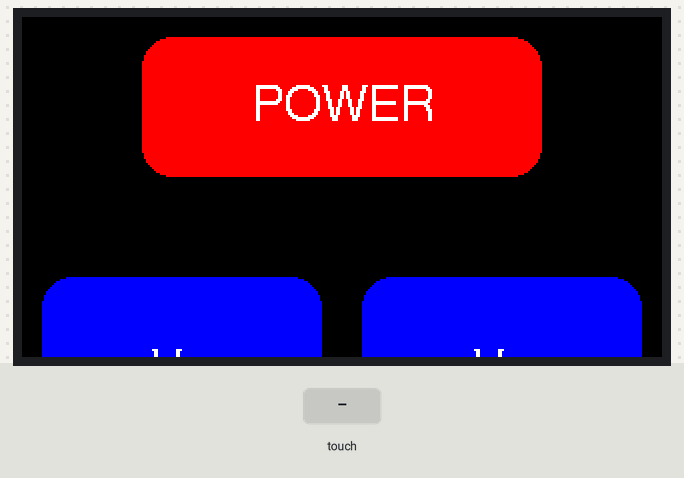
The sketch below on a simulated ESP32. On the bench: 320×170 colour display. Inputs (shaded band) come from the test bench. What the sketch prints to the serial monitor is not drawn.

Above: at 1.6 s.
1.7 s: touch panel pressed at 13 % / 30 % of its raw x / y range
At 1.81 s:
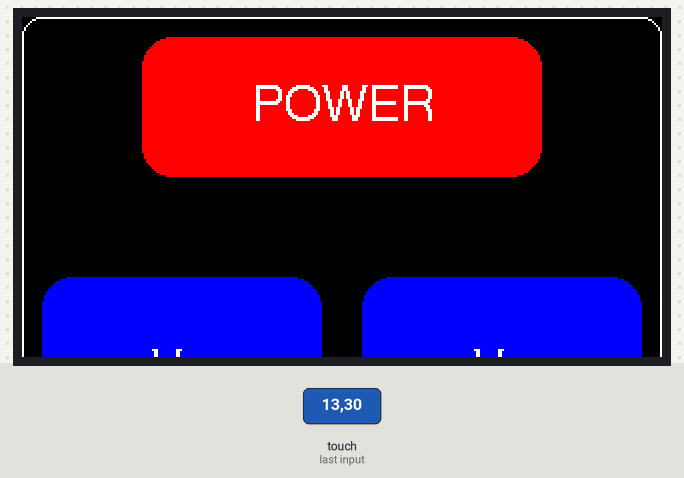
4.9 s: touch panel pressed at 62 % / 30 % of its raw x / y range
Timing chart, 0 to 7.9 s (numbered marks = the images above; inputs shaded):
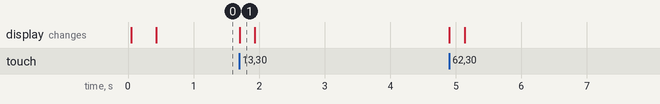

The sketch:

CYD_IR_Remote.ino
```cpp
// =============================================================================
// CYD_IR_Remote.ino
// -----------------------------------------------------------------------------
// Touchscreen remote control for the Hosyond 4" ESP32 CYD (model 3248S040).
// Displays POWER, VOL+, and VOL- buttons on the screen. When tapped, sends
// the corresponding command string to the M5StickC Plus via ESP-NOW.
// The M5 then fires the IR signal at your TV or device.
//
// Board:    Hosyond 4" ESP32 CYD — select "ESP32 Dev Module" in Arduino IDE
// Serial:   115200 baud (for touch debugging)
//
// -----------------------------------------------------------------------------
// SETUP CHECKLIST (do these before flashing):
//   1. Replace TFT_eSPI/User_Setup.h with the one in /docs (see README)
//   2. Run M5_MAC_Address.ino on the M5 and copy the MAC into broadcastAddress[]
//   3. Run CYD_Touch_Calibration.ino and update the map() values below
//   4. Make sure both devices are on the same WiFi channel (default: 1)
// =============================================================================

#include <TFT_eSPI.h>
#include <XPT2046_Touchscreen.h>
#include <WiFi.h>
#include <esp_now.h>
#include <esp_wifi.h>       // Required for esp_wifi_set_channel()

// -----------------------------------------------------------------------------
// Pin definitions for the 4" Hosyond CYD (model 3248S040)
// NOTE: These differ from the common 2.8" CYD.
//       The touch controller shares the TFT SPI bus on this model.
// -----------------------------------------------------------------------------
#define XPT2046_IRQ  36   // Touch interrupt — input only pin, do not change
#define XPT2046_MOSI 13   // Shared SPI bus with TFT
#define XPT2046_MISO 12   // Shared SPI bus with TFT
#define XPT2046_CLK  14   // Shared SPI bus with TFT
#define XPT2046_CS   33   // Touch chip select (TFT CS is pin 15, set in User_Setup.h)

// -----------------------------------------------------------------------------
// SPI bus and peripheral objects
// VSPI is used for both TFT and touch on this board.
// TFT_eSPI manages its own SPI internally; mySpi is passed to the touch library.
// -----------------------------------------------------------------------------
SPIClass mySpi = SPIClass(VSPI);
XPT2046_Touchscreen ts(XPT2046_CS, XPT2046_IRQ);
TFT_eSPI tft = TFT_eSPI();

// -----------------------------------------------------------------------------
// ESP-NOW target address
// Replace with your M5StickC Plus MAC address from M5_MAC_Address.ino
// -----------------------------------------------------------------------------
uint8_t broadcastAddress[] = {0xF0, 0x24, 0xF9, 0xBC, 0x1D, 0x1C};

// -----------------------------------------------------------------------------
// Touch debounce
// Prevents a single tap from sending multiple commands.
// Increase cooldown (ms) if buttons feel too sensitive.
// -----------------------------------------------------------------------------
unsigned long lastTouchTime = 0;
const unsigned long cooldown = 1000;   // Minimum ms between accepted taps

// -----------------------------------------------------------------------------
// drawButtons()
// Draws the three control buttons on the screen.
// Button positions are tuned to match this unit's touch calibration.
// If buttons feel misaligned on your unit, re-run CYD_Touch_Calibration.ino
// and adjust the fillRoundRect() coordinates and hit zones in loop() to match.
// -----------------------------------------------------------------------------
void drawButtons() {
  tft.fillScreen(TFT_BLACK);

  // POWER button — top center
  tft.fillRoundRect(60, 10, 200, 70, 15, TFT_RED);
  tft.drawCentreString("POWER", 160, 33, 4);

  // VOL+ button — bottom left
  tft.fillRoundRect(10, 130, 140, 90, 15, TFT_BLUE);
  tft.drawCentreString("V +", 80, 165, 4);

  // VOL- button — bottom right
  tft.fillRoundRect(170, 130, 140, 90, 15, TFT_BLUE);
  tft.drawCentreString("V -", 240, 165, 4);
}

// -----------------------------------------------------------------------------
// setup()
// Initialization order matters:
//   1. Touch SPI must start before tft.init() to avoid SPI bus conflicts
//   2. WiFi channel must be forced before esp_now_init()
// -----------------------------------------------------------------------------
void setup() {
  Serial.begin(115200);

  // --- Touch controller first ---
  mySpi.begin(XPT2046_CLK, XPT2046_MISO, XPT2046_MOSI, XPT2046_CS);
  ts.begin(mySpi);
  ts.setRotation(1);
  delay(50);

  // --- Then the display ---
  tft.init();
  tft.setRotation(1);
  delay(50);

  // -------------------------------------------------------------------------
  // Force WiFi to channel 1.
  // Both the CYD and M5 must be on the same channel or ESP-NOW packets won't
  // be received. Promiscuous mode is used temporarily to allow the channel
  // change without connecting to an access point.
  // -------------------------------------------------------------------------
  WiFi.mode(WIFI_STA);
  esp_wifi_set_promiscuous(true);
  esp_wifi_set_channel(1, WIFI_SECOND_CHAN_NONE);
  esp_wifi_set_promiscuous(false);
  delay(100);

  // --- Initialize ESP-NOW and register the M5 as a peer ---
  esp_now_init();
  esp_now_peer_info_t peerInfo = {};
  memcpy(peerInfo.peer_addr, broadcastAddress, 6);
  peerInfo.channel  = 1;
  peerInfo.encrypt  = false;
  esp_now_add_peer(&peerInfo);

  drawButtons();
  Serial.println("Ready. Tap the screen!");
}

// -----------------------------------------------------------------------------
// loop()
// Polls the touchscreen, maps raw ADC values to screen coordinates, checks
// which button was tapped, and sends the command string via ESP-NOW.
//
// CALIBRATION NOTE:
//   The map() values below were derived from CYD_Touch_Calibration.ino.
//   On the 4" Hosyond CYD both axes are inverted (high raw = low screen coord).
//   If your unit reads differently, update the four map() arguments to match
//   your calibration output:
//
//     int x = map(p.x, TOP_LEFT_RAW_X, TOP_RIGHT_RAW_X, 0, 320);
//     int y = map(p.y, TOP_LEFT_RAW_Y, BOTTOM_LEFT_RAW_Y, 0, 240);
// -----------------------------------------------------------------------------
void loop() {
  if (ts.touched()) {
    TS_Point p = ts.getPoint();

    // Reject invalid readings:
    // z == 0 means no pressure detected
    // z >= 4095 is a saturated ADC value — phantom/floating touch
    if (p.z == 0 || p.z >= 4095) return;

    // Map raw ADC values to screen pixel coordinates
    // Values are inverted on this unit (high raw = left/top of screen)
    int x = map(p.x, 3750, 400, 0, 320);
    int y = map(p.y, 3600, 400, 0, 240);

    // Clamp to valid screen bounds in case raw values exceed calibration range
    x = constrain(x, 0, 320);
    y = constrain(y, 0, 240);

    Serial.printf("MAPPED - X: %d, Y: %d, Z: %d\n", x, y, p.z);

    // Only process a tap if the cooldown period has passed
    if (millis() - lastTouchTime > cooldown) {
      char command[10] = "";

      // Check which button was tapped based on mapped coordinates
      // These hit zones match the fillRoundRect() positions in drawButtons()
      if      (x > 60  && x < 260 && y > 10  && y < 80)  strcpy(command, "POWER");
      else if (x > 10  && x < 150 && y > 130 && y < 220) strcpy(command, "VOL_UP");
      else if (x > 170 && x < 310 && y > 130 && y < 220) strcpy(command, "VOL_DOWN");

      if (strlen(command) > 0) {
        // Send the command string to the M5 via ESP-NOW
        esp_now_send(broadcastAddress, (uint8_t *)command, sizeof(command));
        Serial.printf(">>> Sent: %s\n", command);

        lastTouchTime = millis();

        // Brief white flash around the screen edge to confirm the send
        tft.drawRoundRect(0, 0, 320, 240, 10, TFT_WHITE);
        delay(150);
        drawButtons();
      } else {
        // Touch registered but didn't land on any button
        // Check Serial output to see where the tap landed and adjust hit zones
        Serial.println("--- Miss: outside button zones");
      }
    }
  }
}
```

Measured:
- after the input at 1.7 s, the display: changes at once (image 1)
